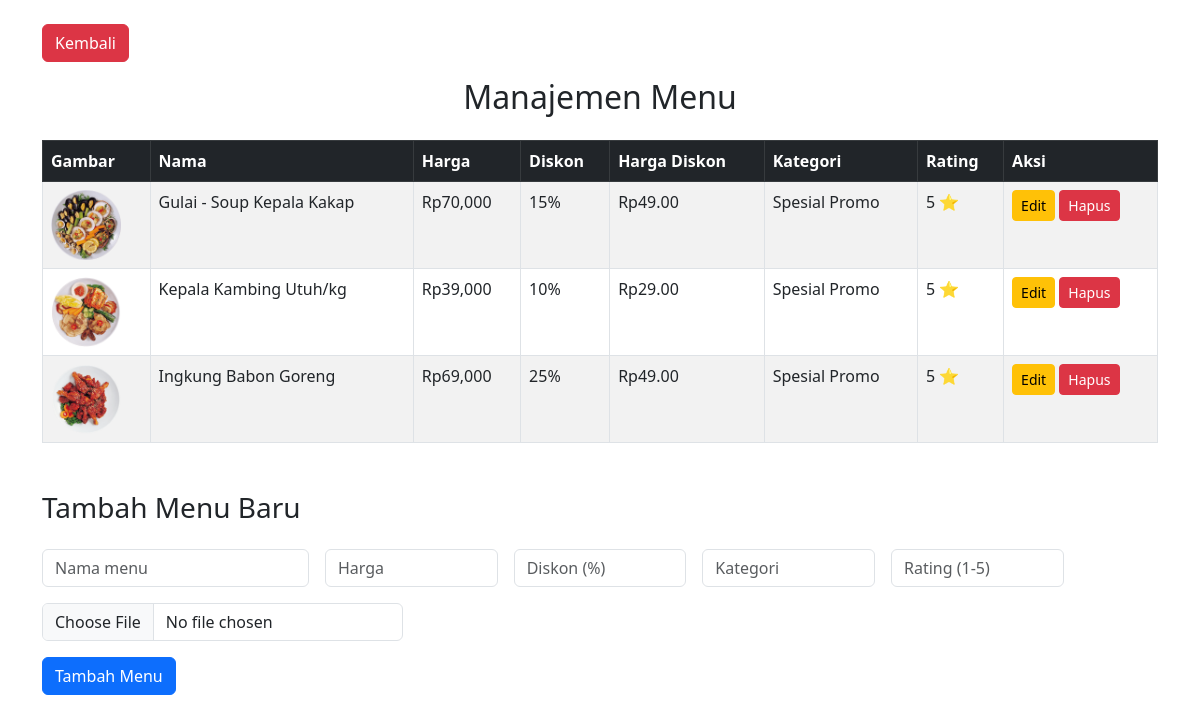
The page /main/admin/menu.php (signed in) on the database its author committed.
### tables this page shows
CREATE TABLE `menu` (
  `id` int(11) NOT NULL,
  `nama` varchar(100) DEFAULT NULL,
  `kategori` varchar(50) DEFAULT NULL,
  `harga` int(11) DEFAULT NULL,
  `harga_diskon` decimal(10,2) DEFAULT NULL,
  `diskon` int(11) DEFAULT NULL,
  `gambar` varchar(255) DEFAULT NULL,
  `rating` int(11) DEFAULT NULL
);

### main/admin/menu.php (the view, shortened to what this page needs)
<?php
include '../koneksi.php';
$menu = $conn->query("SELECT * FROM menu");
?>
<!DOCTYPE html>
<html lang="id">
<head>
  <link href="https://cdn.jsdelivr.net/npm/bootstrap@5.3.0/dist/css/bootstrap.min.css" rel="stylesheet">
</head>
<body class="container py-4">
  <a href="index.php" class="btn btn-danger btn-md mb-3">Kembali</a>
  <h2 class="mb-4 text-center">Manajemen Menu</h2>
  <table class="table table-bordered table-striped">
    <thead class="table-dark">
      <tr>
        <th>Gambar</th>
        <th>Nama</th>
        <th>Harga</th>
        <th>Diskon</th>
        <th>Harga Diskon</th>
        <th>Kategori</th>
        <th>Rating</th>
        <th>Aksi</th>
      </tr>
    </thead>
    <tbody>
      <?php while ($row = $menu->fetch_assoc()): ?>
      <tr>
        <td>
          <?php if ($row['gambar']): ?>
            <img src="gambar/<?= $row['gambar'] ?>" width="70">
          <?php endif; ?>
        </td>
        <td><?= htmlspecialchars($row['nama']) ?></td>
        <td>Rp<?= number_format($row['harga']) ?></td>
        <td><?= $row['diskon'] ?>%</td>
        <td>Rp<?= number_format($row['harga_diskon'], 2) ?></td>
        <td><?= htmlspecialchars($row['kategori']) ?></td>
        <td><?= $row['rating'] ?> ⭐</td>
        <td>
          <a href="edit_menu.php?id=<?= $row['id'] ?>" class="btn btn-warning btn-sm">Edit</a>
          <a href="menu.php?hapus=<?= $row['id'] ?>" class="btn btn-danger btn-sm" onclick="return confirm('Hapus?')">Hapus</a>
        </td>
      </tr>
      <?php endwhile; ?>
    </tbody>
  </table>
  <h3 class="mt-5">Tambah Menu Baru</h3>
  <form method="post" enctype="multipart/form-data" class="row g-3 mt-2">
    <div class="col-md-3">
      <input type="text" name="nama" class="form-control" placeholder="Nama menu" required>
    </div>
    <div class="col-md-2">
      <input type="number" name="harga" class="form-control" placeholder="Harga" required>
    </div>
    <div class="col-md-2">
      <input type="number" name="diskon" class="form-control" placeholder="Diskon (%)">
    </div>
    <div class="col-md-2">
      <input type="text" name="kategori" class="form-control" placeholder="Kategori">
    </div>
    <div class="col-md-2">
      <input type="number" name="rating" class="form-control" placeholder="Rating (1-5)">
    </div>
    <div class="col-md-4">
      <input type="file" name="gambar" class="form-control">
    </div>
    <div class="col-12">
      <button type="submit" name="tambah" class="btn btn-primary">Tambah Menu</button>
    </div>
  </form>
</body>
</html>

### rows shown on the page
menu: gambar (picture), nama "Gulai - Soup Kepala Kakap", harga "70,000", diskon "15", harga_diskon "49.00", kategori "Spesial Promo", rating "5"
menu: gambar (picture), nama "Kepala Kambing Utuh/kg", harga "39,000", diskon "10", harga_diskon "29.00", kategori "Spesial Promo", rating "5"
menu: gambar (picture), nama "Ingkung Babon Goreng", harga "69,000", diskon "25", harga_diskon "49.00", kategori "Spesial Promo", rating "5"
